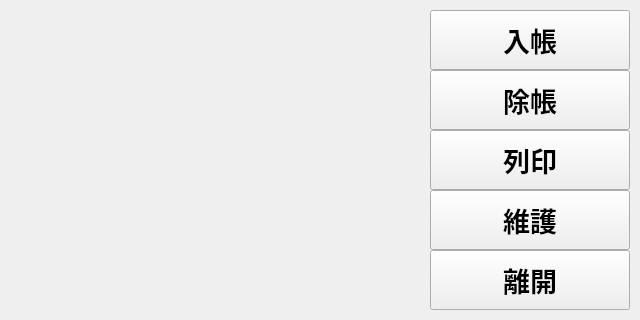
<?xml version="1.0" encoding="UTF-8"?>
<ui version="4.0">
 <class>MainWindow</class>
 <widget class="QMainWindow" name="MainWindow">
  <property name="geometry">
   <rect>
    <x>0</x>
    <y>0</y>
    <width>640</width>
    <height>320</height>
   </rect>
  </property>
  <property name="windowTitle">
   <string>花蓮榮家非消耗品管理系統</string>
  </property>
  <widget class="QWidget" name="centralwidget">
   <widget class="QLabel" name="welcomeImage">
    <property name="geometry">
     <rect>
      <x>10</x>
      <y>10</y>
      <width>400</width>
      <height>300</height>
     </rect>
    </property>
    <property name="text">
     <string>&lt;html&gt;&lt;head/&gt;&lt;body&gt;&lt;p&gt;&lt;img src=&quot;:/index/kaiba.gif&quot;/&gt;&lt;/p&gt;&lt;/body&gt;&lt;/html&gt;</string>
    </property>
   </widget>
   <widget class="QPushButton" name="addBtn">
    <property name="geometry">
     <rect>
      <x>430</x>
      <y>10</y>
      <width>200</width>
      <height>60</height>
     </rect>
    </property>
    <property name="font">
     <font>
      <family>微軟正黑體</family>
      <pointsize>20</pointsize>
      <weight>75</weight>
      <bold>true</bold>
     </font>
    </property>
    <property name="text">
     <string>入帳</string>
    </property>
   </widget>
   <widget class="QPushButton" name="removeBtn">
    <property name="geometry">
     <rect>
      <x>430</x>
      <y>70</y>
      <width>200</width>
      <height>60</height>
     </rect>
    </property>
    <property name="font">
     <font>
      <family>微軟正黑體</family>
      <pointsize>20</pointsize>
      <weight>75</weight>
      <bold>true</bold>
     </font>
    </property>
    <property name="text">
     <string>除帳</string>
    </property>
   </widget>
   <widget class="QPushButton" name="maintenanceBtn">
    <property name="geometry">
     <rect>
      <x>430</x>
      <y>190</y>
      <width>200</width>
      <height>60</height>
     </rect>
    </property>
    <property name="font">
     <font>
      <family>微軟正黑體</family>
      <pointsize>20</pointsize>
      <weight>75</weight>
      <bold>true</bold>
     </font>
    </property>
    <property name="text">
     <string>維護</string>
    </property>
   </widget>
   <widget class="QPushButton" name="printBtn">
    <property name="geometry">
     <rect>
      <x>430</x>
      <y>130</y>
      <width>200</width>
      <height>60</height>
     </rect>
    </property>
    <property name="font">
     <font>
      <family>微軟正黑體</family>
      <pointsize>20</pointsize>
      <weight>75</weight>
      <bold>true</bold>
     </font>
    </property>
    <property name="text">
     <string>列印</string>
    </property>
   </widget>
   <widget class="QPushButton" name="quitBtn">
    <property name="geometry">
     <rect>
      <x>430</x>
      <y>250</y>
      <width>200</width>
      <height>60</height>
     </rect>
    </property>
    <property name="font">
     <font>
      <family>微軟正黑體</family>
      <pointsize>20</pointsize>
      <weight>75</weight>
      <bold>true</bold>
     </font>
    </property>
    <property name="text">
     <string>離開</string>
    </property>
   </widget>
  </widget>
 </widget>
 <tabstops>
  <tabstop>addBtn</tabstop>
  <tabstop>removeBtn</tabstop>
  <tabstop>printBtn</tabstop>
  <tabstop>maintenanceBtn</tabstop>
  <tabstop>quitBtn</tabstop>
 </tabstops>
 <resources>
  <include location="myqtpy.qrc"/>
 </resources>
 <connections/>
</ui>
